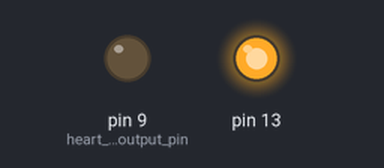
Bench run of a sketch on a simulated Arduino Uno, built with avr-gcc and run on an emulated ATmega328P. Shown: output pins drawn as LEDs (lit = HIGH).

Above: at 0.67 s.
At 10.6 s:
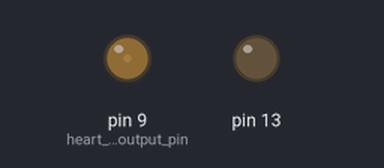
At 18.4 s:
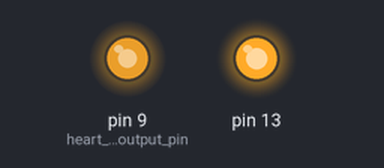
At 37.7 s:
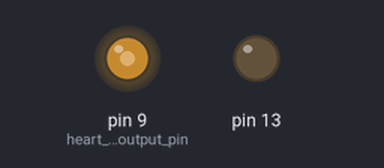
Timing chart, 0 to 40.0 s (numbered marks = the images above):
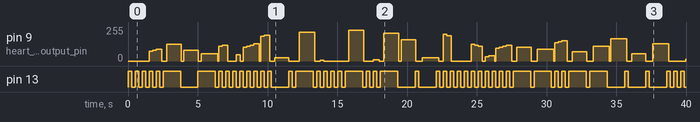

The sketch:

burner_jacket.ino
```cpp
#include <Coroutine.h>
#include <Led.h>
#include <MaxSonarRangeFinder.h>

class ScopedTimer {
 public:
  ScopedTimer(const char* str) : str_(str) {
    time_ = millis();
  }
  ~ScopedTimer() {
    int dt = millis() - time_;
    Serial.print(str_);
    Serial.print(": ");
    Serial.println(dt);
  }

  int time_;
  const char* str_;
};

// #define PROFILE_TRACING
// #define DEBUG_PRINTING
#define DISABLE_PROXY_SENSOR

#ifdef DEBUG_PRINTING
# define DPrint Serial.print
# define DPrintln Serial.println
#else
# define DPrint
# define DPrintln
#endif  // DEBUG_PRINT

#ifdef PROFILE_TRACING
#  define TRACE_SCOPE(S) ScopedTimer function_timer(S);
#else
#  define TRACE_SCOPE(S)
#endif

class HeartBeatCoroutine : public AbstractCoroutine {
 public:
  struct State {
    State() : anim_sub_state_(0), range_cm_(0), step_delay_ms_(0) {}
    int anim_sub_state_;
    int range_cm_;
    int step_delay_ms_;
  };

  HeartBeatCoroutine(int pin_led, int pin_range_finder)
      : led_(pin_led), range_finder_(pin_range_finder), state_() {}

  virtual int OnCoroutine() {
    TRACE_SCOPE(__FUNCTION__);
    //state_.range_cm_ = GetRangeCM();
    return UpdateAnimation(&state_, &led_);
  }

  int GetRangeCM() {
    #if defined(DISABLE_PROXY_SENSOR)
    return 8;  // 8 centimeters.
    #else
    TRACE_SCOPE(__FUNCTION__);
    int signal = range_finder_.PulsePWSignal();
    int cm = range_finder_.Signal2Centimeters(signal);

    Serial.print("GetRangeCM sees : ");
    Serial.println(cm);
    return cm;
    #endif
  }

  int UpdateAnimation(State* state, Led* led) {
    enum AnimState {
      kPreAnimation = 0,
      k1stBeatIn,
      k1stBeatOut,
      k2ndBeatIn,
      k2ndBeatOut
    };

    char* dbg_str[] = {
      "kPreAnimation",
      "k1stBeatIn",
      "k1stBeatOut",
      "k2ndBeatIn",
      "k2ndBeatOut"
    };

    DPrint(dbg_str[state->anim_sub_state_]);
    DPrint(",  Led: ");
    DPrint(led->Get());
    DPrint(", delay_speed: ");
    DPrintln(state->step_delay_ms_);

    // Play animation.
    const int kTransitionSpeed = 8;

    switch (state->anim_sub_state_) {
      case kPreAnimation: {
        state->range_cm_ = GetRangeCM();
        state->step_delay_ms_ = ClassifyProximity(state->range_cm_);
        // Looks like the person is not close enough.
        if (state->step_delay_ms_ < 0) {
          return 50;
        } else {
          state->anim_sub_state_ = k1stBeatIn;
        }
      }
      case k1stBeatIn: {
        // returns true when the brightness has finished transitioning
        if (led->TransitionBrightness(255, kTransitionSpeed)) {
          state->anim_sub_state_ = k1stBeatOut;
        }
        return state->step_delay_ms_;
      }
      case k1stBeatOut: {
        // returns true when the brightness has finished transitioning
        if (!led->TransitionBrightness(0, kTransitionSpeed)) {
          return state->step_delay_ms_;
        } else {
          state->anim_sub_state_ = k2ndBeatIn;
          return state->step_delay_ms_ * 20;
        }
      }

      case k2ndBeatIn: {
        // returns true when the brightness has finished transitioning
        if (led->TransitionBrightness(255, kTransitionSpeed)) {
          state->anim_sub_state_ = k2ndBeatOut;
        }
        return state->step_delay_ms_;
      }

      case k2ndBeatOut: {
        // returns true when the brightness has finished transitioning
        if (!led->TransitionBrightness(0, kTransitionSpeed)) {
          return state->step_delay_ms_;  // Stays in this state.
        } else {
          state->anim_sub_state_ = kPreAnimation;
          return state->step_delay_ms_ * 100;  // Final beat.
        }
      }
    }
    // Should not hit this case.
    return 1;
  }

 private:
  static int ClassifyProximity(int range_cm) {
    if (range_cm > 80) {
      // too far do nothing.
      return -1;
    } else if (range_cm > 60) {
      return 6;
    } else if (range_cm > 45) {
      return 5;
    } else if (range_cm > 35) {
      return 4;
    } else if (range_cm > 25){
      return 3;
    } else {
      return 2;
    }
  }

  Led led_;
  MaxSonarRangeFinder range_finder_;
  State state_;
};

class LedBlink : public AbstractCoroutine {
 public:
  explicit LedBlink(int pin) : led_(13), on_(false) {}

  virtual int OnCoroutine() {
    led_.Set(on_ ? 0 : 255);
    on_ = !on_;
    return 250;  // Quarter of a second delay.
  }

 private:
  Led led_;
  bool on_;
};


const int heart_beat_output_pin = 9;
const int range_finder_input_pin = 3;

AbstractCoroutine* coroutine_array[] = {
  new HeartBeatCoroutine(heart_beat_output_pin, range_finder_input_pin),
  new LedBlink(13),
};

CoroutineDispatch coroutines(coroutine_array);


// the setup routine runs once when you press reset:
void setup()  {
  Serial.begin(9600);
}

// the loop routine runs over and over again forever:
void loop()  {
  int delay_ms = 0;
  {
    TRACE_SCOPE(__FUNCTION__);
    delay_ms = coroutines.Update();
  }
  delay(delay_ms);
}
```

Measured:
- by itself, pin 13: LOW → HIGH at 0.00 s, → LOW 0.25 s later, → HIGH 0.25 s later, → LOW 0.25 s later, … (96 changes in this stretch)
